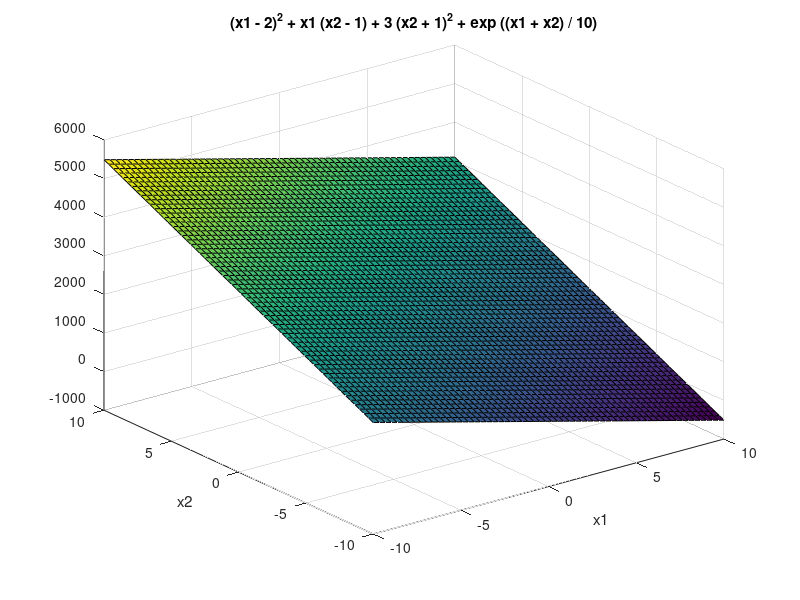

MATLAB code for this plot: (Note: this script raises an error after producing the figure.)
clear all
close all
clc

%%
clf;
f=@(x1,x2) (x1-2)^2+x1*(x2-1)+3*(x2+1)^2+exp((x1+x2)/10);
ezsurf(f,[-10 10 -10 10]);
hold on;

%%
xo=[50; 50];
[xopt,fopt, niter]=opt_gradient(xo,1000,0.000001)

%%

% grad_f=@(x1) [2*(x1-2)+(x2-1)+1/10*exp((x1+x2)/10) ; x1+6*(x2+1) + 1/10*exp((x1+x2)/10)];
% 
% fzero(grad_f,[0; 0])

syms x1 x2
eqns = [2*(x1-2)+(x2-1)+1/10*exp((x1+x2)/10) == 0,  x1+6*(x2+1) + 1/10*exp((x1+x2)/10) ==0];
[solv, solu] = solve(eqns, [x1 x2])